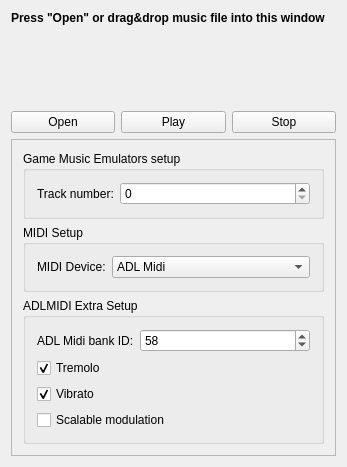
<?xml version="1.0" encoding="UTF-8"?>
<ui version="4.0">
 <class>MainWindow</class>
 <widget class="QMainWindow" name="MainWindow">
  <property name="geometry">
   <rect>
    <x>0</x>
    <y>0</y>
    <width>347</width>
    <height>459</height>
   </rect>
  </property>
  <property name="acceptDrops">
   <bool>true</bool>
  </property>
  <property name="windowTitle">
   <string>Simple SDL2 Mixer X Music player</string>
  </property>
  <widget class="QWidget" name="centralWidget">
   <layout class="QGridLayout" name="gridLayout">
    <item row="8" column="0" colspan="3">
     <widget class="QFrame" name="frame">
      <property name="frameShape">
       <enum>QFrame::StyledPanel</enum>
      </property>
      <property name="frameShadow">
       <enum>QFrame::Raised</enum>
      </property>
      <layout class="QGridLayout" name="gridLayout_2">
       <item row="1" column="0" colspan="2">
        <widget class="QGroupBox" name="midi_setup">
         <property name="title">
          <string>MIDI Setup</string>
         </property>
         <layout class="QFormLayout" name="formLayout_2">
          <item row="0" column="0">
           <widget class="QLabel" name="label_2">
            <property name="text">
             <string>MIDI Device:</string>
            </property>
           </widget>
          </item>
          <item row="0" column="1">
           <widget class="QComboBox" name="mididevice">
            <item>
             <property name="text">
              <string>ADL Midi</string>
             </property>
            </item>
            <item>
             <property name="text">
              <string>Timidity</string>
             </property>
            </item>
            <item>
             <property name="text">
              <string>Native midi</string>
             </property>
            </item>
           </widget>
          </item>
         </layout>
        </widget>
       </item>
       <item row="3" column="0" colspan="2">
        <widget class="QGroupBox" name="adlmidi_xtra">
         <property name="title">
          <string>ADLMIDI Extra Setup</string>
         </property>
         <layout class="QFormLayout" name="formLayout">
          <item row="1" column="0">
           <widget class="QLabel" name="label_3">
            <property name="text">
             <string>ADL Midi bank ID:</string>
            </property>
           </widget>
          </item>
          <item row="1" column="1">
           <widget class="QSpinBox" name="fmBank">
            <property name="maximum">
             <number>64</number>
            </property>
            <property name="value">
             <number>58</number>
            </property>
           </widget>
          </item>
          <item row="2" column="0" colspan="2">
           <widget class="QCheckBox" name="tremolo">
            <property name="text">
             <string>Tremolo</string>
            </property>
            <property name="checked">
             <bool>true</bool>
            </property>
           </widget>
          </item>
          <item row="3" column="0" colspan="2">
           <widget class="QCheckBox" name="vibrato">
            <property name="text">
             <string>Vibrato</string>
            </property>
            <property name="checked">
             <bool>true</bool>
            </property>
           </widget>
          </item>
          <item row="4" column="0" colspan="2">
           <widget class="QCheckBox" name="modulation">
            <property name="text">
             <string>Scalable modulation</string>
            </property>
           </widget>
          </item>
         </layout>
        </widget>
       </item>
       <item row="0" column="0" colspan="2">
        <widget class="QGroupBox" name="gme_setup">
         <property name="title">
          <string>Game Music Emulators setup</string>
         </property>
         <layout class="QFormLayout" name="formLayout_3">
          <item row="0" column="0">
           <widget class="QLabel" name="label_4">
            <property name="text">
             <string>Track number:</string>
            </property>
           </widget>
          </item>
          <item row="0" column="1">
           <widget class="QSpinBox" name="trackID">
            <property name="maximum">
             <number>9999999</number>
            </property>
           </widget>
          </item>
         </layout>
        </widget>
       </item>
      </layout>
     </widget>
    </item>
    <item row="1" column="0" colspan="3">
     <widget class="QLabel" name="musTitle">
      <property name="styleSheet">
       <string notr="true">border-color: rgb(0, 0, 0); border-width: 1px</string>
      </property>
      <property name="text">
       <string/>
      </property>
     </widget>
    </item>
    <item row="2" column="0" colspan="3">
     <widget class="QLabel" name="musArtist">
      <property name="text">
       <string/>
      </property>
     </widget>
    </item>
    <item row="4" column="0" colspan="3">
     <widget class="QLabel" name="musCopyright">
      <property name="text">
       <string/>
      </property>
     </widget>
    </item>
    <item row="7" column="0">
     <widget class="QPushButton" name="open">
      <property name="text">
       <string>Open</string>
      </property>
     </widget>
    </item>
    <item row="7" column="1">
     <widget class="QPushButton" name="play">
      <property name="text">
       <string>Play</string>
      </property>
     </widget>
    </item>
    <item row="7" column="2">
     <widget class="QPushButton" name="stop">
      <property name="text">
       <string>Stop</string>
      </property>
     </widget>
    </item>
    <item row="3" column="0" colspan="3">
     <widget class="QLabel" name="musAlbum">
      <property name="text">
       <string/>
      </property>
     </widget>
    </item>
    <item row="0" column="0" colspan="3">
     <widget class="QLabel" name="label">
      <property name="font">
       <font>
        <weight>75</weight>
        <bold>true</bold>
       </font>
      </property>
      <property name="text">
       <string>Press &quot;Open&quot; or drag&amp;drop music file into this window</string>
      </property>
     </widget>
    </item>
   </layout>
  </widget>
 </widget>
 <layoutdefault spacing="6" margin="11"/>
 <resources/>
 <connections/>
</ui>
